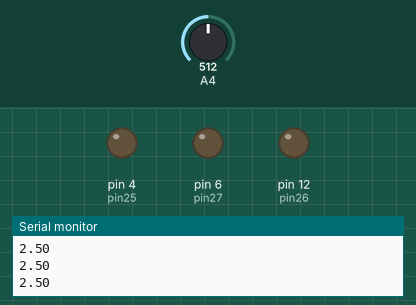
Recording of a sketch running on a simulated Arduino Leonardo, built with avr-gcc and run on an emulated ATmega32U4. On the bench: output pins drawn as LEDs (lit = HIGH), the last lines printed to the serial monitor. The test bench sets the inputs (shaded band); at power-on: A4 = 512.

Above: at 5.0 s.
At 15.0 s:
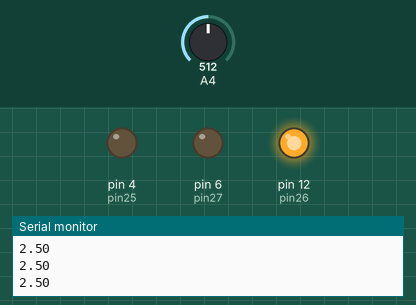
At 25.0 s:
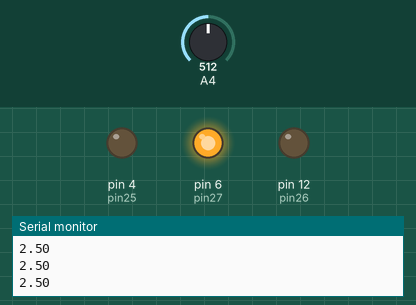
Timing chart, 0 to 39.0 s (numbered marks = the images above):
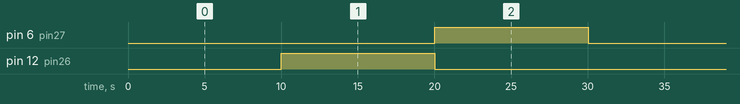

Measured:
- by itself, pin 6 (pin27), pin 12 (pin26): alternates HIGH for 10.0 s and LOW for 20.0 s
- by itself, everything shown: repeats every 30.0 s, in 3 steps

The sketch:

leonardo.ino
```cpp
int data = 0, sec = 2000;
float Vin = 5;
float Vout = 0;
float Rref = 1000000;
float Rsen1 = 0 ,Rsen2 = 0 ,Rsen3 = 0;
float avg = 0, sum = 0;
float buffer = 0;
char ser;

void setup()
{
  Serial.begin(9600);
  pinMode (4,OUTPUT);     //pin25
  pinMode (6,OUTPUT);     //pin27
  pinMode (12,OUTPUT);    //pin26
}

void loop()
{
  Serial.println("Calculating resistances w.r.t. 1Mohms!!");
  digitalWrite(4,LOW);
  digitalWrite(6,LOW);
  digitalWrite(12,LOW);
  Serial.println("First Sensor---->");
  for(int i=0;i<5;i++)
  {
    data= analogRead(A4);
    float vol = (data*Vin)/1024.0;
    Serial.println(vol);
    delay(sec);
    buffer = (Vin-vol)/Rref;
    Rsen1 = vol/buffer;
    sum += Rsen1;
  }
  avg = sum/5.0;
  Serial.println("Resistance =" );
  Serial.println(avg);
  sum=0;avg=0;

  digitalWrite(4,LOW);
  digitalWrite(6,LOW);
  digitalWrite(12,HIGH);
  Serial.println("Second Sensor---->");
  for(int i=0;i<5;i++)
  {
    data= analogRead(A4);
    float vol = (data*Vin)/1024.0;
    Serial.println(vol);
    delay(sec);
    buffer = (Vin-vol)/Rref;
    Rsen2 = vol/buffer;
    sum += Rsen2;
  }
  avg = sum/5.0;
  Serial.println("Resistance =" );
  Serial.println(avg);
  sum=0;avg=0;

  digitalWrite(4,LOW);
  digitalWrite(6,HIGH);
  digitalWrite(12,LOW);
  Serial.println("Third Sensor---->");
  for(int i=0;i<5;i++)
  {
    data= analogRead(A4);
    float vol = (data*Vin)/1024.0;
    Serial.println(vol);
    delay(sec);
    buffer = (Vin-vol)/Rref;
    Rsen3 = vol/buffer;
    sum += Rsen3;
  }
  avg = sum/5.0;
  Serial.println("Resistance =" );
  Serial.println(avg);
  sum=0;avg=0;
}
```
